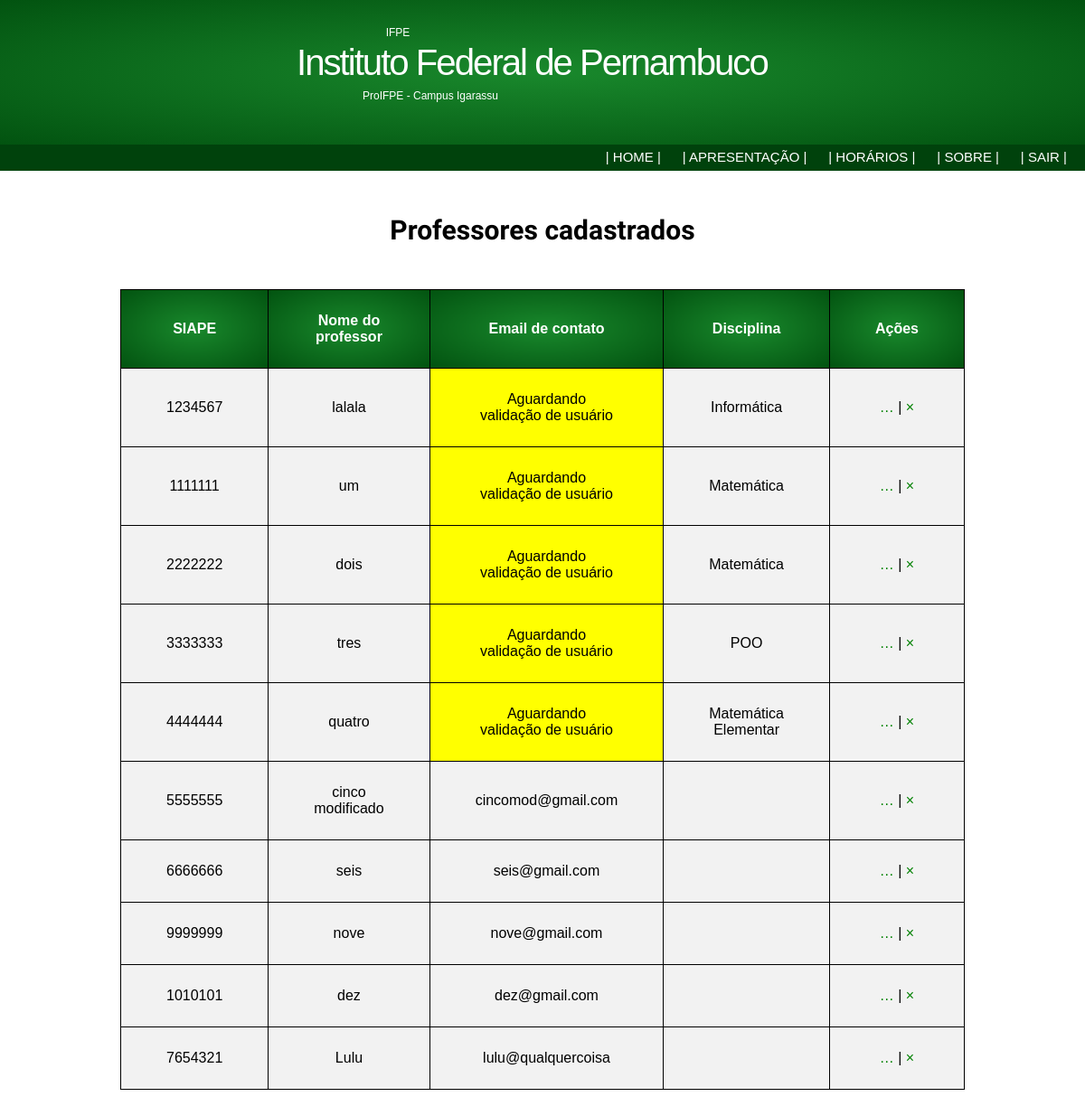
The page /cad_professores.php on the database its author committed.
### tables this page shows
CREATE TABLE `Professores` (
  `id_prof` int(11) NOT NULL AUTO_INCREMENT,
  `siape_prof` varchar(15) DEFAULT NULL,
  `name_prof` varchar(150) NOT NULL,
  `email_prof` varchar(50) DEFAULT NULL,
  `password_prof` varchar(50) DEFAULT NULL,
  `id_user` int(11) NOT NULL,
  `id_disc` int(11) NOT NULL,
  PRIMARY KEY (`id_prof`),
  KEY `FK_Usuarios_Professores` (`id_user`),
  KEY `FK_Disciplinas_Professores` (`id_disc`),
  CONSTRAINT `FK_Disciplinas_Professores` FOREIGN KEY (`id_disc`) REFERENCES `Disciplinas` (`id_disc`),
  CONSTRAINT `FK_Usuarios_Professores` FOREIGN KEY (`id_user`) REFERENCES `Usuarios` (`id_user`)
);

CREATE TABLE `Disciplinas` (
  `id_disc` int(11) NOT NULL AUTO_INCREMENT,
  `name_disc` varchar(150) NOT NULL,
  `desc_disc` varchar(4000) DEFAULT NULL,
  `id_prof` int(11) DEFAULT NULL,
  `id_curso` int(11) NOT NULL,
  PRIMARY KEY (`id_disc`),
  KEY `FK_Professores_Disciplinas` (`id_prof`),
  KEY `FK_Cursos_Disciplinas` (`id_curso`),
  CONSTRAINT `FK_Cursos_Disciplinas` FOREIGN KEY (`id_curso`) REFERENCES `Cursos` (`id_curso`),
  CONSTRAINT `FK_Professores_Disciplinas` FOREIGN KEY (`id_prof`) REFERENCES `Professores` (`id_prof`)
);

### cad_professores.php (the view, shortened to what this page needs)
<?php
include 'header.php';
?>
<?php
$PDO = dbConnect();
$sql = "SELECT * FROM Professores";
$stmt = $PDO->prepare($sql);
$stmt->execute();
$linhas = $stmt->fetchAll(PDO::FETCH_ASSOC);
$sql2 = "SELECT * FROM Disciplinas";
$stmt = $PDO->prepare($sql2);
$stmt->execute();
$linhas2 = $stmt->fetchAll(PDO::FETCH_ASSOC);
?>
<br>
<h2>Professores cadastrados</h2>
<br>
<table>
	<thead>
		<tr>
			<th>SIAPE</th>
			<th>Nome do professor</th>
			<th>Email de contato</th>
			<th>Disciplina</th>
			<th>Ações</th>
		</tr>
	</thead>
	<?php foreach ($linhas as $id => $linha): ?>
		<tr>
			<td><?= $linhas[$id]['siape_prof'] ?></td>
			<td><?= $linhas[$id]['name_prof'] ?></td>
			<?php if (is_null($linhas[$id]['email_prof'])): ?>
				<td style="background-color: yellow; width: 50%; margin: auto;">
					<?= "Aguardando validação de usuário" ?>
				</td>
				<?php else: ?>
					<td>
						<?= $linhas[$id]['email_prof'] ?>
					</td>
				<?php endif ?>
					<?php if (is_null($linhas[$id]['id_disc'])): ?>
						<td style="background-color: yellow; width: 50%; margin: auto;">
							<?= "Sem disciplina" ?>
						</td>
						<?php else: ?>
							<td>
								<?= $linhas2[$id]['name_disc'] ?>
							</td>
					<?php endif ?>
				<td>
					<nav>
						<a href="">&#133;</a> |
						<a href="">&times;</a>
					</nav>
				</td>
			</tr>
		<?php endforeach ?>
	</table>
	<br>
	<?php include 'footer.php' ?>

### css/estilo.css (style rules this page uses)
* { box-sizing: border box; }
body { background-color: white; width: 100%; height: 100%; margin: auto; padding: 0; text-align: center; font-family: Arial, Helvetica, sans-serif; }
a:link { color: green; text-decoration: none; }
table, th, td { border-collapse: collapse; border-spacing: 0; text-align: center; padding: 25px 50px; border-color: black; border: 1px solid black; width: 60%; margin: 0 auto; font-family: Arial, Helvetica, sans-serif; color: black; overflow-x: auto; }
tr { background-color: #f2f2f2; }
th { background-color: #4CAF50; background-image: radial-gradient(ellipse at center, #19882c 1%, #025310 100%); color: white; }
h1, h2 { text-align: center; color: black; padding: 5px 15px; font-size: 30px; font-family: 'Sintony', sans-serif; border-bottom: none; }

### rows shown on the page
professores: siape_prof "1234567", name_prof "lalala", shows "Aguardando validação de usuário"
disciplinas: name_disc "Informática"
professores: siape_prof "1111111", name_prof "um", shows "Aguardando validação de usuário"
disciplinas: name_disc "Matemática"
professores: siape_prof "2222222", name_prof "dois", shows "Aguardando validação de usuário"
disciplinas: name_disc "Matemática"
professores: siape_prof "3333333", name_prof "tres", shows "Aguardando validação de usuário"
disciplinas: name_disc "POO"
professores: siape_prof "4444444", name_prof "quatro", shows "Aguardando validação de usuário"
disciplinas: name_disc "Matemática Elementar"
professores: siape_prof "5555555", name_prof "cinco modificado", email_prof "cincomod@gmail.com"
professores: siape_prof "6666666", name_prof "seis", email_prof "seis@gmail.com"
professores: siape_prof "9999999", name_prof "nove", email_prof "nove@gmail.com"
professores: siape_prof "1010101", name_prof "dez", email_prof "dez@gmail.com"
professores: siape_prof "7654321", name_prof "Lulu", email_prof "lulu@qualquercoisa"
